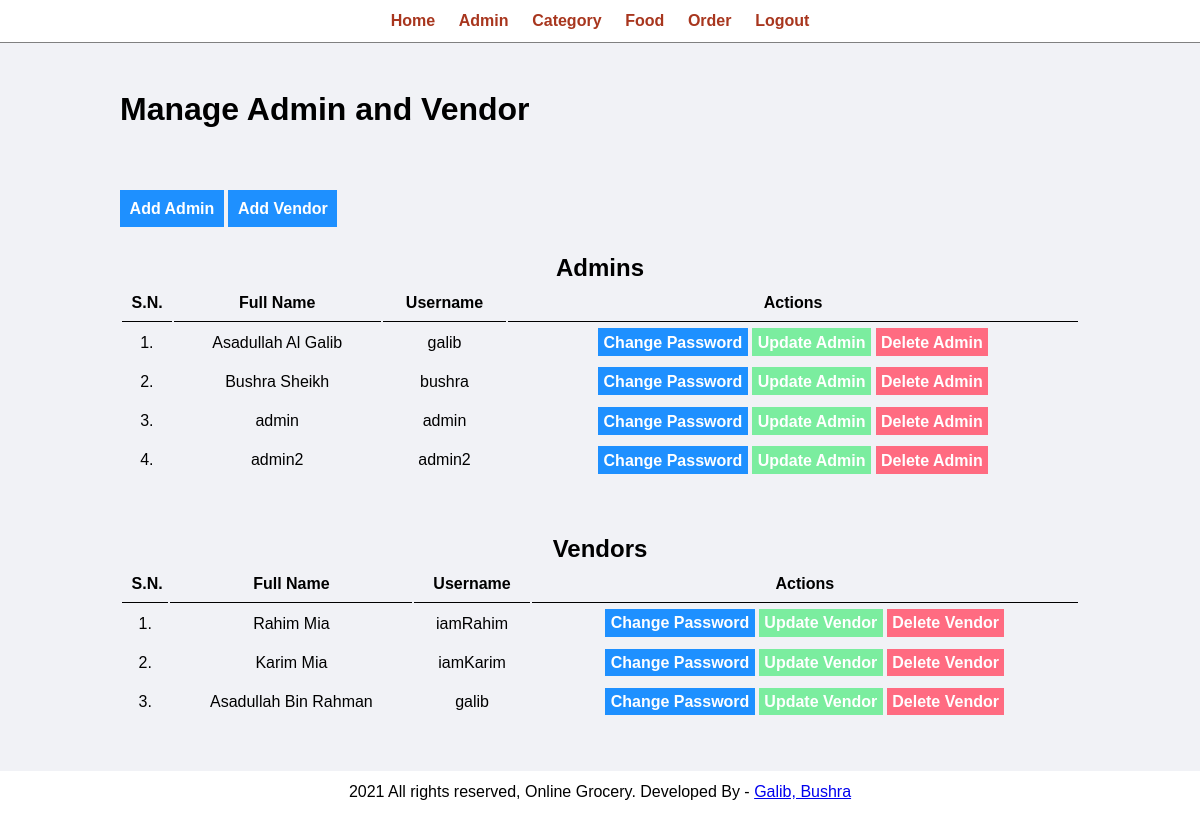
Before: /admin/manage-admin.php (signed in) with the older database file.
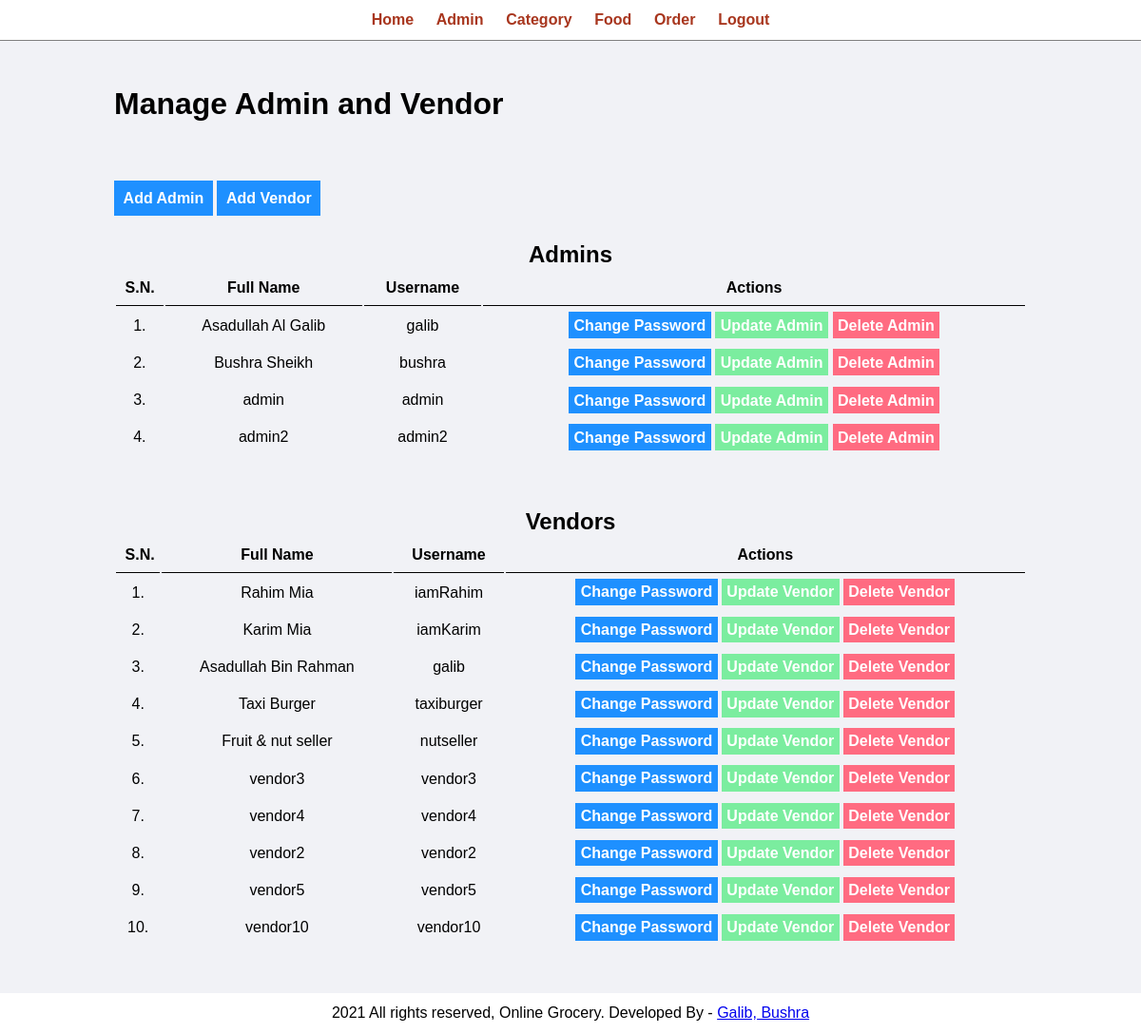
After: the same page with the newer database file.
### tables this page shows
CREATE TABLE `tbl_vendor` (
  `id` int(10) UNSIGNED NOT NULL,
  `full_name` varchar(100) NOT NULL,
  `username` varchar(100) NOT NULL,
  `password` varchar(255) NOT NULL
);

### admin/manage-admin.php (the view, shortened to what this page needs)
<link rel="stylesheet" type="text/css" href="../css/admin.css">
<?php include('partials/menu.php'); ?>
        <div class="main-content">
            <div class="wrapper">
                <h1>Manage Admin and Vendor</h1>
                <br />
                <br><br><br>
                <a href="add-admin.php" class="btn-primary">Add Admin</a>
                <a href="add-vendor.php" class="btn-primary">Add Vendor</a>
                <br /><br /><br />
                <table class="tbl-full">
                    <figcaption class="text-center"><h2>Admins</h2></figcaption>
                    <tr class="text-center">
                        <th>S.N.</th>
                        <th>Full Name</th>
                        <th>Username</th>
                        <th>Actions</th>
                    </tr>
                    <?php
                        $sql = "SELECT * FROM tbl_admin";
                        $res = mysqli_query($conn, $sql);
                        if($res==TRUE)
                        {
                            $count = mysqli_num_rows($res);
                            $sn=1;
                            if($count>0)
                            {
                                while($rows=mysqli_fetch_assoc($res))
                                {
                                    $id=$rows['id'];
                                    $full_name=$rows['full_name'];
                                    $username=$rows['username'];
                                    ?>
                                    <tr class="text-center">
                                        <td><?php echo $sn++; ?>. </td>
                                        <td><?php echo $full_name; ?></td>
                                        <td><?php echo $username; ?></td>
                                        <td>
                                            <a href="<?php echo SITEURL; ?>admin/update-password.php?id=<?php echo $id; ?>" class="btn-primary">Change Password</a>
                                            <a href="<?php echo SITEURL; ?>admin/update-admin.php?id=<?php echo $id; ?>" class="btn-secondary">Update Admin</a>
                                            <a href="<?php echo SITEURL; ?>admin/delete-admin.php?id=<?php echo $id; ?>" class="btn-danger">Delete Admin</a>
                                        </td>
                                    </tr>
                                    <?php
                                }
                            }
                            else
                            {
                            }
                        }
                    ?>
                </table>
                <br /><br /><br />
                <table class="tbl-full">
                    <figcaption class="text-center"><h2>Vendors</h2></figcaption>
                    <tr class="text-center">
                        <th>S.N.</th>
                        <th>Full Name</th>
                        <th>Username</th>
                        <th>Actions</th>
                    </tr>
                    <?php
                        $sql = "SELECT * FROM tbl_vendor";
                        $res = mysqli_query($conn, $sql);
                        if($res==TRUE)
                        {
                            $count = mysqli_num_rows($res);
                            $sn=1;
                            if($count>0)
                            {
                                while($rows=mysqli_fetch_assoc($res))
                                {
                                    $id=$rows['id'];
                                    $full_name=$rows['full_name'];
                                    $username=$rows['username'];
                                    ?>
                                    <tr class="text-center">
                                        <td><?php echo $sn++; ?>. </td>
                                        <td><?php echo $full_name; ?></td>
                                        <td><?php echo $username; ?></td>
                                        <td>
                                            <a href="<?php echo SITEURL;?>admin/update-passwordV.php?id=<?php echo $id; ?>" class="btn-primary">Change Password</a>
                                            <a href="<?php echo SITEURL;?>admin/update-vendor.php?id=<?php echo $id; ?>" class="btn-secondary">Update Vendor</a>
                                            <a href="<?php echo SITEURL;?>admin/delete-vendor.php?id=<?php echo $id; ?>" class="btn-danger">Delete Vendor</a>
                                        </td>
                                    </tr>
                                    <?php
                                }
                            }
                            else
                            {
                            }
                        }
                    ?>
                </table>
            </div>
        </div>
<?php include('partials/footer.php'); ?>

Changed rows visible on the page:
added tbl_vendor: full_name "Taxi Burger", username "taxiburger"
added tbl_vendor: full_name "Fruit & nut seller", username "nutseller"
added tbl_vendor: full_name "vendor3", username "vendor3"
added tbl_vendor: full_name "vendor4", username "vendor4"
added tbl_vendor: full_name "vendor2", username "vendor2"
added tbl_vendor: full_name "vendor5", username "vendor5"
added tbl_vendor: full_name "vendor10", username "vendor10"
